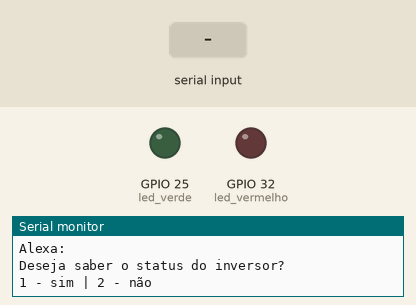
A sketch run on a simulated ESP32. Parts: output pins drawn as LEDs (lit = HIGH), the last lines printed to the serial monitor. The inputs (shaded band) are chosen by the test bench.

Above: at 1.2 s.
1.3 s: "1\n" received over Serial
At 1.7 s:
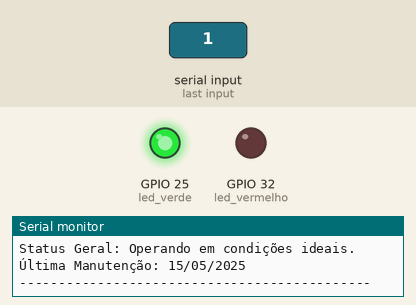
2.8 s: "2\n" received over Serial
At 3.3 s:
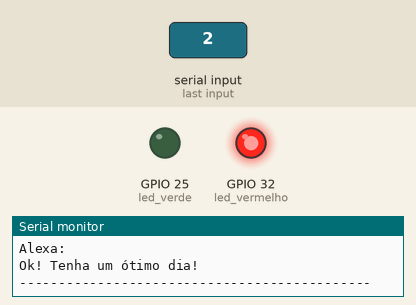
Timing chart, 0 to 5.8 s (numbered marks = the images above; inputs shaded):
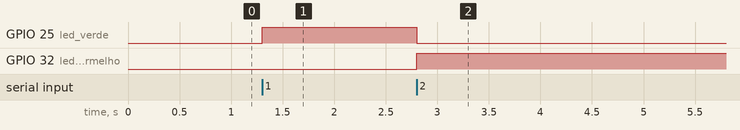

The sketch:

prototipo-interacao-inversor.ino
```cpp
/*
================== FICHA TÉCNICA SIMULADA DE UM INVERSOR ==================
>> Informações gerais:
- Modelo do inversor: GoodWe GW5000-NS (simulado)
- Potência instalada (P_inst): 6.0 kW
- Área do sistema fotovoltaico (A): 8.0 m²
- Eficiência média do sistema (η): 75% (0.75)
- Tensão nominal de saída (V): 220 V
- Corrente simulada de saída (I): 20.45 A

>> Condições ambientais simuladas:
- Irradiância solar atual (G): 0.85 kW/m²
- Temperatura ambiente (T_amb): 30 °C
- NOCT (Temperatura nominal de operação dos painéis): 45 °C
- Horas médias de sol por dia (H_média): 5.5 h/dia
*/


int led_vermelho = 32;
int led_verde = 25;

void setup() {
  pinMode(led_vermelho, OUTPUT);
  pinMode(led_verde, OUTPUT);
  Serial.begin(115200);
}

void limpandoBuffer(){
    while (Serial.available()){
    Serial.read();
    }
}

float potenciaAtual() {
  return 220.0 * 20.45;
}

float temperaturaOperacional() {
  return 30 + ((0.85 * (45 - 20)) / 800.0) * 1000;
}

float potencialGeracaoMensal() {
  return 6.0 * 5.5 * 30 * 0.75;
}

void statusInversor(float p, float t) {
  if (p >= 0.80 * 6.0 && t < 60.0) {
    Serial.println("Status Geral: Operando em condições ideais.");
  } else {
    Serial.println("Status Geral: Operando com desempenho reduzido.");
  }
}

void loop() {
    float p = potenciaAtual();
    float t = temperaturaOperacional();

    limpandoBuffer();

    Serial.println("Alexa:");
    Serial.println("Deseja saber o status do inversor?");
    Serial.println("1 - sim | 2 - não");

    // Espera o usuário digitar sua escolha
    while (Serial.available() == 0) {}
    int input = Serial.parseInt();
    limpandoBuffer();

    Serial.println("---------------------------------------------");
    Serial.print("Usuário: ");
    Serial.println(input);

    if (input == 1) {
      digitalWrite(led_vermelho, LOW);
      digitalWrite(led_verde, HIGH);

      Serial.println("---------------------------------------------");
      Serial.println("Alexa:");
      Serial.println("Status do Inversor:");

      Serial.print("Potencial de Geração: ");
      Serial.print(potencialGeracaoMensal());
      Serial.println(" kWh/mês");

      Serial.print("Potência Atual: ");
      Serial.print(p);
      Serial.println(" kW");

      Serial.println("Tensão de Saída: 220 V");

      Serial.print("Temperatura Operacional: ");
      Serial.print(t);
      Serial.println(" °C");

      statusInversor(p, t);

      Serial.println("Última Manutenção: 15/05/2025");
      Serial.println("---------------------------------------------");

    } else if (input == 2) {
      digitalWrite(led_verde, LOW);
      digitalWrite(led_vermelho, HIGH);

      Serial.println("---------------------------------------------");
      Serial.println("Alexa:");
      Serial.println("Ok! Tenha um ótimo dia!");
      Serial.println("---------------------------------------------");
    } else {
      Serial.println("Alexa:");
      Serial.println("Entrada inválida!");
    }

    delay(1000);
}
```

Measured:
- after the input at 1.3 s, GPIO 25 (led_verde): LOW → HIGH at once
- after the input at 2.8 s, GPIO 25 (led_verde): HIGH → LOW at once; GPIO 32 (led_vermelho): LOW → HIGH at once
